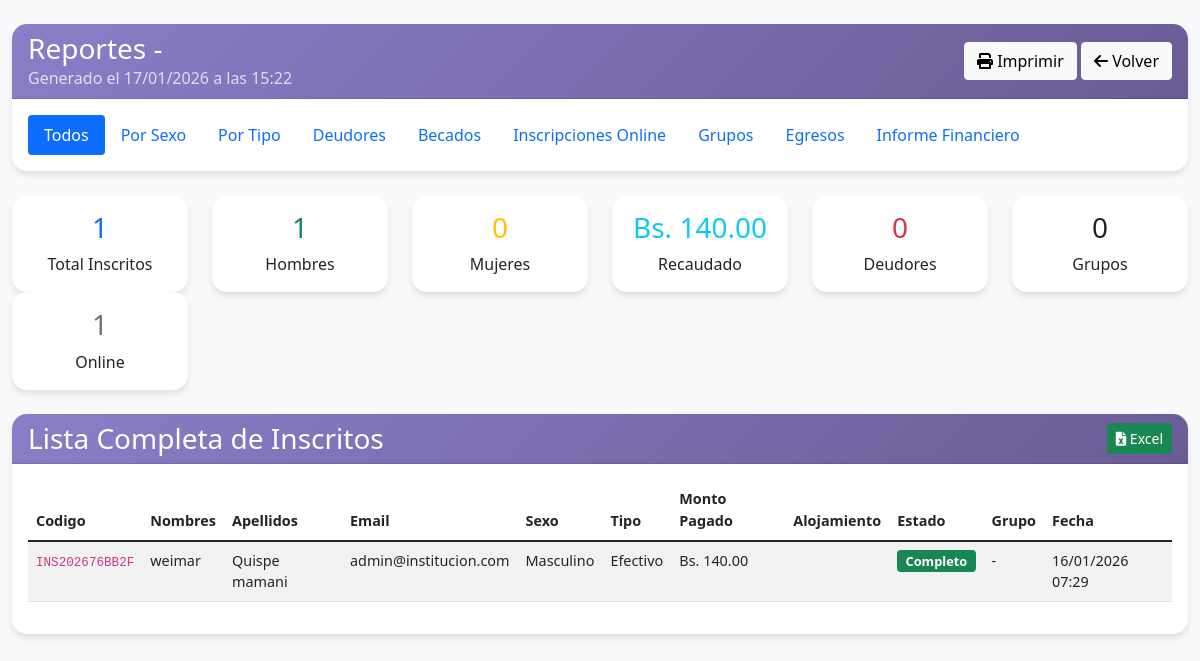
The page /admin/reportes-evento.php?evento=14 (signed in) on the database as committed earlier.
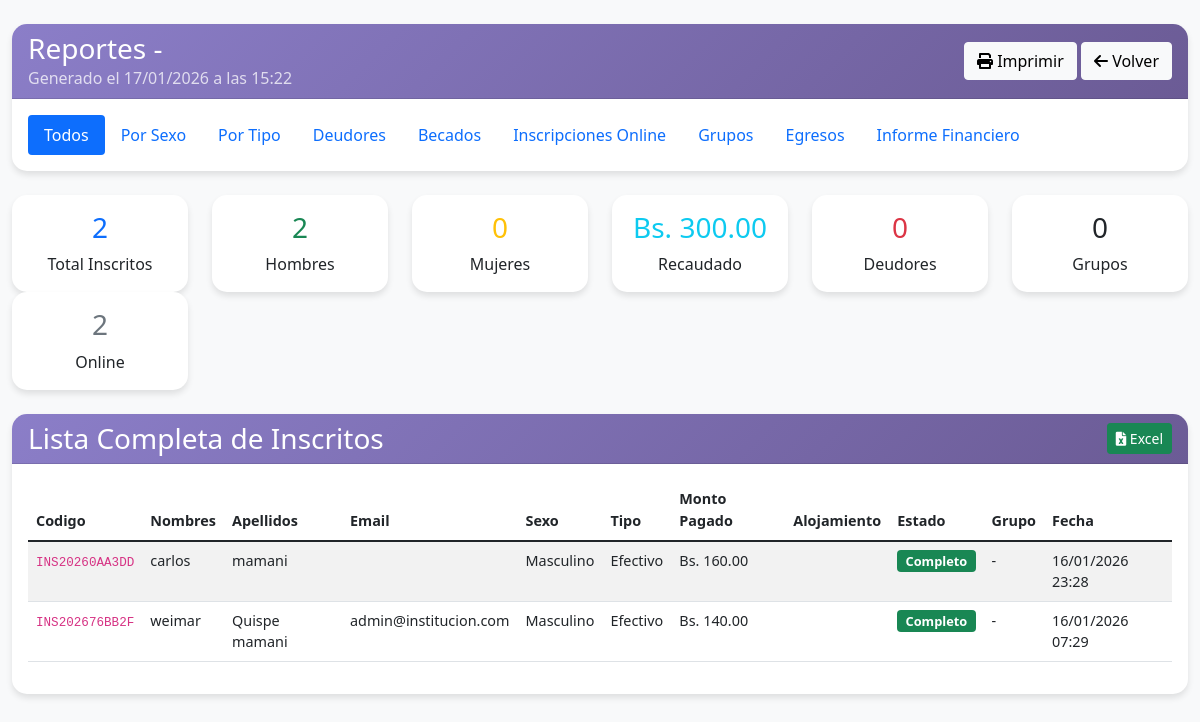
The same page on the database as committed later.
### tables this page shows
CREATE TABLE `inscripciones_eventos` (
  `id` int(11) NOT NULL AUTO_INCREMENT,
  `evento_id` int(11) NOT NULL,
  `codigo_inscripcion` varchar(20) NOT NULL,
  `nombres` varchar(100) NOT NULL,
  `apellidos` varchar(100) NOT NULL,
  `email` varchar(100) DEFAULT NULL,
  `telefono` varchar(20) DEFAULT NULL,
  `fecha_nacimiento` date NOT NULL,
  `iglesia` varchar(150) DEFAULT NULL,
  `departamento` varchar(100) DEFAULT NULL,
  `sexo` enum('Masculino','Femenino') NOT NULL,
  `tipo_inscripcion` enum('Efectivo','QR','Deposito','Beca') NOT NULL,
  `monto_pagado` decimal(10,2) DEFAULT 0.00,
  `codigo_pago` varchar(100) DEFAULT NULL,
  `monto_total` decimal(10,2) NOT NULL,
  `alojamiento` enum('Si','No') DEFAULT 'No',
  `grupo` int(11) DEFAULT NULL,
  `estado_pago` enum('pendiente','parcial','completo','beca') DEFAULT 'pendiente',
  `aprobado` tinyint(1) DEFAULT 0,
  `fecha_inscripcion` timestamp NOT NULL DEFAULT current_timestamp(),
  `fecha_actualizacion` timestamp NOT NULL DEFAULT current_timestamp() ON UPDATE current_timestamp(),
  PRIMARY KEY (`id`),
  UNIQUE KEY `codigo_inscripcion` (`codigo_inscripcion`),
  KEY `idx_evento` (`evento_id`),
  KEY `idx_sexo` (`sexo`),
  KEY `idx_grupo` (`grupo`),
  KEY `idx_estado_pago` (`estado_pago`),
  KEY `idx_codigo` (`codigo_inscripcion`),
  CONSTRAINT `inscripciones_eventos_ibfk_1` FOREIGN KEY (`evento_id`) REFERENCES `eventos` (`id`) ON DELETE CASCADE
);

### includes/auth.php (called while the page is built, shortened)
<?php
class Auth
{
    private $db;
    public function __construct($db)
    {
        $this->db = $db;
    }
    public function isLoggedIn()
    {
        if (isset($_SESSION['is_admin']) && isset($_SESSION['admin_id'])) {
            $stmt = $this->db->prepare("
                SELECT id FROM administradores
                WHERE id = ? AND estado = 'activo'
                LIMIT 1
            ");
            $stmt->execute([$_SESSION['admin_id']]);
            return $stmt->fetch() !== false;
        }
        return true;
    }
    public function getCurrentUser()
    {
        if (!$this->isLoggedIn()) {
            return null;
        }
        if (isset($_SESSION['is_admin']) && $_SESSION['is_admin'] && isset($_SESSION['admin_id'])) {
            $stmt = $this->db->prepare("
                SELECT id, nombre as nombre_completo, email, rol, estado as activo, fecha_creacion
                FROM administradores
                WHERE id = ?
                LIMIT 1
            ");
            $stmt->execute([$_SESSION['admin_id']]);
            $admin = $stmt->fetch(PDO::FETCH_ASSOC);
            if ($admin) {
                $admin['activo'] = ($admin['activo'] === 'activo') ? 1 : 0;
                return $admin;
            }
        }
        return null;
    }
    public function canAccessEvent($eventoId)
    {
        if (!$this->isLoggedIn()) {
            return false;
        }
        $user = $this->getCurrentUser();
        $stmt = $this->db->prepare("
            SELECT id FROM eventos
            WHERE id = ? AND estado = 'activo'
            LIMIT 1
        ");
        $stmt->execute([$eventoId]);
        return $stmt->fetch() !== false;
    }
}
function initializeAuth($db)
{
    $auth = new Auth($db);
}

### includes/eventos.php (called while the page is built, shortened)
<?php
class EventosManager
{
    private $db;
    public function __construct($db)
    {
        $this->db = $db;
    }
    public function getById($eventoId)
    {
        global $auth;
        if (!$auth || !$auth->canAccessEvent($eventoId)) {
            return null;
        }
        $stmt = $this->db->prepare("
            SELECT e.*, u.nombre_completo as creador_nombre,
                   (SELECT COUNT(*) FROM inscripciones_eventos ie WHERE ie.evento_id = e.id) as total_inscritos,
                   (SELECT COUNT(*) FROM inscripciones_eventos ie WHERE ie.evento_id = e.id AND ie.sexo = 'Masculino') as total_hombres,
                   (SELECT COUNT(*) FROM inscripciones_eventos ie WHERE ie.evento_id = e.id AND ie.sexo = 'Femenino') as total_mujeres,
                   (SELECT COUNT(*) FROM inscripciones_eventos ie WHERE ie.evento_id = e.id AND ie.estado_pago = 'completo') as pagos_completos,
                   (SELECT COUNT(*) FROM inscripciones_eventos ie WHERE ie.evento_id = e.id AND ie.tipo_inscripcion = 'Beca') as total_becados,
                   (SELECT COUNT(*) FROM inscripciones_eventos ie WHERE ie.evento_id = e.id AND ie.alojamiento != 'No') as con_alojamiento,
                   (SELECT SUM(ie.monto_pagado) FROM inscripciones_eventos ie WHERE ie.evento_id = e.id) as total_recaudado
            FROM eventos e
            LEFT JOIN usuarios u ON e.creado_por = u.id
            WHERE e.id = ?
            LIMIT 1
        ");
        $stmt->execute([$eventoId]);
        return $stmt->fetch(PDO::FETCH_ASSOC);
    }
    public function getEventStats($eventoId)
    {
        global $auth;
        if (!$auth || !$auth->canAccessEvent($eventoId)) {
            return [];
        }
        $stmt = $this->db->prepare("
            SELECT
                COUNT(*) as total_inscritos,
                SUM(CASE WHEN sexo = 'Masculino' THEN 1 ELSE 0 END) as hombres,
                SUM(CASE WHEN sexo = 'Femenino' THEN 1 ELSE 0 END) as mujeres,
                SUM(CASE WHEN estado_pago = 'completo' THEN 1 ELSE 0 END) as pagos_completos,
                SUM(CASE WHEN estado_pago IN ('pendiente', 'parcial') THEN 1 ELSE 0 END) as deudores,
                SUM(CASE WHEN tipo_inscripcion = 'Beca' THEN 1 ELSE 0 END) as becados,
                SUM(CASE WHEN alojamiento != 'No' THEN 1 ELSE 0 END) as con_alojamiento,
                SUM(monto_pagado) as total_recaudado,
                COUNT(DISTINCT grupo) as grupos_formados,
                SUM(CASE WHEN codigo_pago IS NOT NULL THEN 1 ELSE 0 END) as inscripciones_online
            FROM inscripciones_eventos
            WHERE evento_id = ?
        ");
        $stmt->execute([$eventoId]);
        return $stmt->fetch(PDO::FETCH_ASSOC);
    }
}
class InscripcionesEvento
{
    private $db;
    private $eventoId;
    public function __construct($db, $eventoId)
    {
        $this->db = $db;
        $this->eventoId = $eventoId;
    }
    public function getAll()
    {
        global $auth;
        if (!$auth || !$auth->canAccessEvent($this->eventoId)) {
            return [];
        }
        $stmt = $this->db->prepare("
            SELECT * FROM inscripciones_eventos
            WHERE evento_id = ?
            ORDER BY fecha_inscripcion DESC
        ");
        $stmt->execute([$this->eventoId]);
        return $stmt->fetchAll(PDO::FETCH_ASSOC);
    }
    public function getStats()
    {
        global $auth;
        if (!$auth || !$auth->canAccessEvent($this->eventoId)) {
            return [];
        }
        $eventoManager = new EventosManager($this->db);
        return $eventoManager->getEventStats($this->eventoId);
    }
}

### config/config.php (called while the page is built, shortened)
<?php
require_once __DIR__ . '/../includes/functions.php';
require_once __DIR__ . '/../includes/auth.php';
require_once __DIR__ . '/../includes/eventos.php';
function formatDate($date, $format = 'd/m/Y')
{
    return date($format, strtotime($date));
}

### admin/reportes-evento.php (the view, shortened to what the changed rows need)
<?php
require_once __DIR__ . '/../config/config.php';
$eventoId = isset($_GET['evento']) ? intval($_GET['evento']) : 0;
$db = getDB();
$eventosManager = new EventosManager($db);
$inscripcionesEvento = new InscripcionesEvento($db, $eventoId);
$evento = $eventosManager->getById($eventoId);
$stats = $inscripcionesEvento->getStats();
$inscripciones = $inscripcionesEvento->getAll();
$tipoReporte = $_GET['tipo'] ?? 'todos';
?>
<!DOCTYPE html>
<html lang="es">
<head>
    <link rel="stylesheet" href="https://cdnjs.cloudflare.com/ajax/libs/font-awesome/6.0.0/css/all.min.css">
    <link href="https://cdn.jsdelivr.net/npm/bootstrap@5.1.3/dist/css/bootstrap.min.css" rel="stylesheet">
</head>
<body>
    <div class="container-fluid py-4">
        <div class="card mb-4 no-print">
            <div class="card-header">
                <div class="row align-items-center">
                    <div class="col">
                        <h1 class="h3 mb-0">Reportes - <?php echo htmlspecialchars($evento['nombre']); ?></h1>
                    </div>
                </div>
            </div>
        </div>
        <div class="row mb-4">
            <div class="col-lg-2 col-6">
                <div class="card text-center">
                    <div class="card-body">
                        <h3 class="text-primary"><?php echo $stats['total_inscritos'] ?? 0; ?></h3>
                        <p class="mb-0">Total Inscritos</p>
                    </div>
                </div>
            </div>
            <div class="col-lg-2 col-6">
                <div class="card text-center">
                    <div class="card-body">
                        <h3 class="text-success"><?php echo $stats['hombres'] ?? 0; ?></h3>
                        <p class="mb-0">Hombres</p>
                    </div>
                </div>
            </div>
            <div class="col-lg-2 col-6">
                <div class="card text-center">
                    <div class="card-body">
                        <h3 class="text-info">Bs. <?php echo number_format($stats['total_recaudado'] ?? 0, 2); ?></h3>
                        <p class="mb-0">Recaudado</p>
                    </div>
                </div>
            </div>
            <div class="col-lg-2 col-6">
                <div class="card text-center">
                    <div class="card-body">
                        <h3 class="text-secondary"><?php echo $stats['inscripciones_online'] ?? 0; ?></h3>
                        <p class="mb-0">Online</p>
                    </div>
                </div>
            </div>
        </div>
        <?php if ($tipoReporte == 'todos'): ?>
            <div class="card">
                <div class="card-body">
                    <div class="table-responsive">
                        <table class="table table-striped" id="tabla-todos">
                            <thead>
                                <tr>
                                    <th>Codigo</th>
                                    <th>Nombres</th>
                                    <th>Apellidos</th>
                                    <th>Email</th>
                                    <th>Sexo</th>
                                    <th>Tipo</th>
                                    <th>Monto Pagado</th>
                                    <th>Alojamiento</th>
                                    <th>Estado</th>
                                    <th>Grupo</th>
                                    <th>Fecha</th>
                                </tr>
                            </thead>
                            <tbody>
                                <?php foreach ($inscripciones as $inscrito): ?>
                                    <tr>
                                        <td><code><?php echo $inscrito['codigo_inscripcion']; ?></code></td>
                                        <td><?php echo htmlspecialchars($inscrito['nombres']); ?></td>
                                        <td><?php echo htmlspecialchars($inscrito['apellidos']); ?></td>
                                        <td><?php echo htmlspecialchars($inscrito['email']); ?></td>
                                        <td><?php echo $inscrito['sexo']; ?></td>
                                        <td><?php echo $inscrito['tipo_inscripcion']; ?></td>
                                        <td>Bs. <?php echo number_format($inscrito['monto_pagado'], 2); ?></td>
                                        <td><?php echo $inscrito['alojamiento']; ?></td>
                                        <td>
                                            <span
                                                class="badge bg-<?php
                                                                echo $inscrito['estado_pago'] == 'completo' ? 'success' : ($inscrito['estado_pago'] == 'beca' ? 'info' : ($inscrito['estado_pago'] == 'parcial' ? 'warning' : 'danger')); ?>">
                                                <?php echo ucfirst($inscrito['estado_pago']); ?>
                                            </span>
                                        </td>
                                        <td><?php echo $inscrito['grupo'] ? 'Grupo ' . $inscrito['grupo'] : '-'; ?></td>
                                        <td><?php echo formatDate($inscrito['fecha_inscripcion'], 'd/m/Y H:i'); ?></td>
                                    </tr>
                                <?php endforeach; ?>
                            </tbody>
                        </table>
                    </div>
                </div>
            </div>
        <?php endif; ?>
    </div>
</body>
</html>

Rows that differ between the two databases and show on the page:
added inscripciones_eventos: codigo_inscripcion "INS20260AA3DD", nombres "carlos", apellidos "mamani", sexo "Masculino", tipo_inscripcion "Efectivo", monto_pagado "160.00", estado_pago "Completo", fecha_inscripcion "16/01/2026 23:28"
Other text that changed with them:
$stats['total_inscritos']: "1" → "2"
$stats['hombres']: "1" → "2"
$stats['total_recaudado']: "140.00" → "300.00"
$stats['inscripciones_online']: "1" → "2"
